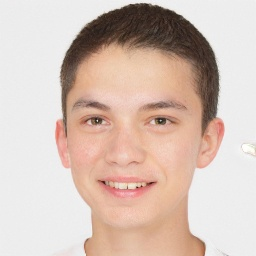
#> input picture dataset/fake/00TMYXA5DF.jpg, 256 x 256 px
$ python -i utils_preprocess.py   (imports and definitions only)
#> lines starting #> are read from the running program, lines starting #| are printed output that depends on the picture
import cv2
import numpy as np

def preprocess_face(image_path):
#> called with image_path = 'dataset/fake/00TMYXA5DF.jpg'
    img = cv2.imread(image_path)
#> img is the input picture: shape (256, 256, 3); mean B, G, R 183.4, 193.7, 213.8
    if img is None:
        raise ValueError(f"Image not found: {image_path}")

    gray = cv2.cvtColor(img, cv2.COLOR_BGR2GRAY)
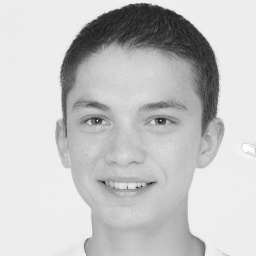
#> gray: shape (256, 256); min 24, max 255, mean 198.5
    face_cascade = cv2.CascadeClassifier(cv2.data.haarcascades + "haarcascade_frontalface_default.xml")
    faces = face_cascade.detectMultiScale(gray, scaleFactor=1.3, minNeighbors=5)
#> faces = [[42, 55, 169, 169]]

    if len(faces) == 0:
        raise ValueError("No face detected in the image!")

    x, y, w, h = faces[0]
#> x = 42; y = 55; w = 169; h = 169
    face = img[y:y+h, x:x+w]
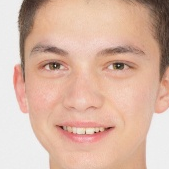
#> face: shape (169, 169, 3); mean B, G, R 164.9, 182.3, 218

    face = cv2.resize(face, (256, 256))
#> face: shape (256, 256, 3)
    face = cv2.cvtColor(face, cv2.COLOR_BGR2RGB)
    face = face.astype(np.float32)
    face = (face / 127.5) - 1.0
    return face

>>> result = preprocess_face('dataset/fake/00TMYXA5DF.jpg')

$ run again, on dataset/fake/01JB1ZI4VZ.jpg
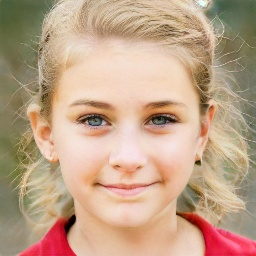
#> input picture dataset/fake/01JB1ZI4VZ.jpg, 256 x 256 px
#> in preprocess_face, img is the input picture: shape (256, 256, 3); mean B, G, R 136.8, 162.7, 193.1
#> in preprocess_face, `gray = cv2.cvtColor(img, cv2.COLOR_BGR2GRAY)`:
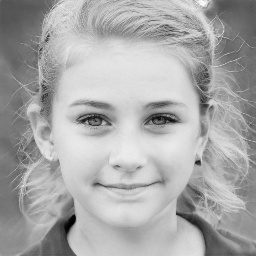
#> gray: shape (256, 256); min 2, max 251, mean 168.9
#> faces = [[34, 50, 180, 180]]
#> x = 34; y = 50; w = 180
#> in preprocess_face, `face = img[y:y+h, x:x+w]`:
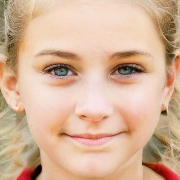
#> face: shape (180, 180, 3); mean B, G, R 152.5, 179, 214.3

$ run again, on dataset/fake/0BW2JN75OL.jpg
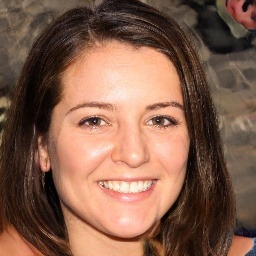
#> input picture dataset/fake/0BW2JN75OL.jpg, 256 x 256 px
#> in preprocess_face, img is the input picture: shape (256, 256, 3); mean B, G, R 76.7, 95, 131.6
#> in preprocess_face, `gray = cv2.cvtColor(img, cv2.COLOR_BGR2GRAY)`:
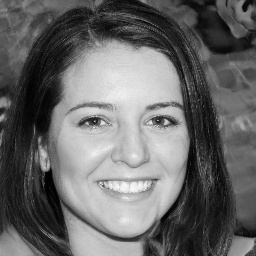
#> gray: shape (256, 256); min 0, max 250, mean 103.9
#> faces = [[45, 57, 165, 165]]
#> x = 45; y = 57; w = 165
#> in preprocess_face, `face = img[y:y+h, x:x+w]`:
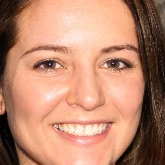
#> face: shape (165, 165, 3); mean B, G, R 110.9, 135.4, 187.7
